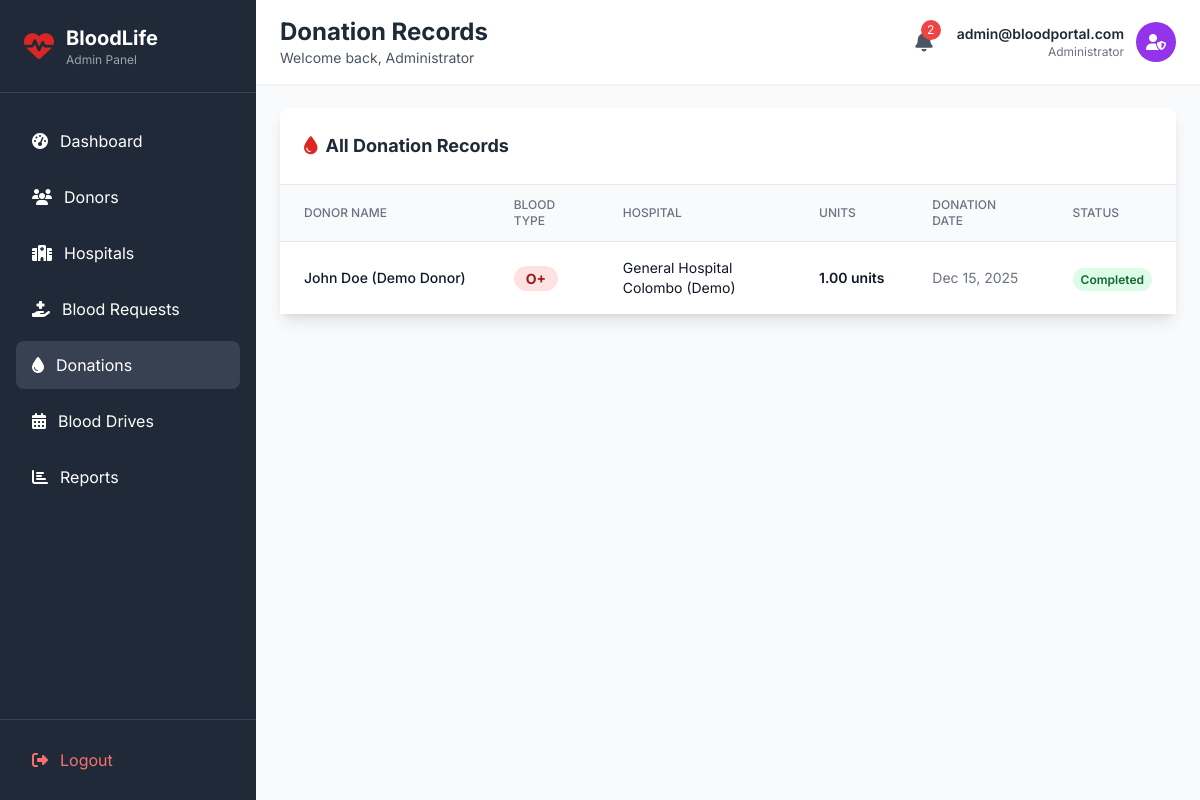
Screenshot of /admin/donations.php (signed in) with the database file from the repository.
### tables this page shows
CREATE TABLE `donations` (
  `donation_id` int(11) NOT NULL,
  `donor_id` int(11) NOT NULL,
  `hospital_id` int(11) NOT NULL,
  `request_id` int(11) DEFAULT NULL,
  `donation_date` date NOT NULL,
  `units_donated` decimal(4,2) NOT NULL,
  `hemoglobin_level` decimal(4,2) DEFAULT NULL,
  `blood_pressure` varchar(20) DEFAULT NULL,
  `donation_type` enum('whole_blood','platelets','plasma') DEFAULT 'whole_blood',
  `status` enum('scheduled','completed','cancelled') DEFAULT 'completed',
  `notes` text DEFAULT NULL,
  `created_at` timestamp NOT NULL DEFAULT current_timestamp()
);

CREATE TABLE `donors` (
  `donor_id` int(11) NOT NULL,
  `user_id` int(11) NOT NULL,
  `full_name` varchar(255) NOT NULL,
  `blood_type` enum('A+','A-','B+','B-','AB+','AB-','O+','O-') NOT NULL,
  `date_of_birth` date NOT NULL,
  `gender` enum('male','female','other') NOT NULL,
  `phone` varchar(20) NOT NULL,
  `address` text NOT NULL,
  `city` varchar(100) NOT NULL,
  `latitude` decimal(10,8) DEFAULT NULL,
  `longitude` decimal(11,8) DEFAULT NULL,
  `last_donation_date` date DEFAULT NULL,
  `total_donations` int(11) DEFAULT 0,
  `is_available` tinyint(1) DEFAULT 1,
  `medical_conditions` text DEFAULT NULL,
  `profile_image` varchar(255) DEFAULT NULL,
  `created_at` timestamp NOT NULL DEFAULT current_timestamp(),
  `updated_at` timestamp NOT NULL DEFAULT current_timestamp() ON UPDATE current_timestamp()
);

CREATE TABLE `hospitals` (
  `hospital_id` int(11) NOT NULL,
  `user_id` int(11) NOT NULL,
  `hospital_name` varchar(255) NOT NULL,
  `registration_number` varchar(100) NOT NULL,
  `phone` varchar(20) NOT NULL,
  `address` text NOT NULL,
  `city` varchar(100) NOT NULL,
  `latitude` decimal(10,8) DEFAULT NULL,
  `longitude` decimal(11,8) DEFAULT NULL,
  `contact_person` varchar(255) NOT NULL,
  `contact_email` varchar(255) NOT NULL,
  `created_at` timestamp NOT NULL DEFAULT current_timestamp(),
  `updated_at` timestamp NOT NULL DEFAULT current_timestamp() ON UPDATE current_timestamp()
);

### admin/donations.php (the view, shortened to what this page needs)
<?php
$db = getDB();
$donationsStmt = $db->query("
    SELECT d.*,
           don.full_name as donor_name, don.blood_type,
           h.hospital_name
    FROM donations d
    JOIN donors don ON d.donor_id = don.donor_id
    LEFT JOIN hospitals h ON d.hospital_id = h.hospital_id
    ORDER BY d.donation_date DESC
");
$donations = $donationsStmt->fetchAll();
?>
<!DOCTYPE html>
<html lang="en">
<head>
    <script src="https://cdn.tailwindcss.com"></script>
    <link rel="stylesheet" href="https://cdnjs.cloudflare.com/ajax/libs/font-awesome/6.4.0/css/all.min.css">
</head>
<body class="bg-gray-50">
    <div class="flex h-screen overflow-hidden">
        <?php include 'includes/sidebar.php'; ?>
        <div class="flex-1 overflow-x-hidden overflow-y-auto">
            <?php include 'includes/header.php'; ?>
            <main class="p-6">
                <div class="bg-white rounded-lg shadow-lg">
                    <div class="p-6 border-b border-gray-200">
                        <h3 class="text-lg font-bold text-gray-800">
                            <i class="fas fa-tint text-red-600 mr-2"></i>All Donation Records
                        </h3>
                    </div>
                    <div class="overflow-x-auto">
                        <table class="min-w-full divide-y divide-gray-200">
                            <thead class="bg-gray-50">
                                <tr>
                                    <th class="px-6 py-3 text-left text-xs font-medium text-gray-500 uppercase">Donor Name</th>
                                    <th class="px-6 py-3 text-left text-xs font-medium text-gray-500 uppercase">Blood Type</th>
                                    <th class="px-6 py-3 text-left text-xs font-medium text-gray-500 uppercase">Hospital</th>
                                    <th class="px-6 py-3 text-left text-xs font-medium text-gray-500 uppercase">Units</th>
                                    <th class="px-6 py-3 text-left text-xs font-medium text-gray-500 uppercase">Donation Date</th>
                                    <th class="px-6 py-3 text-left text-xs font-medium text-gray-500 uppercase">Status</th>
                                </tr>
                            </thead>
                            <tbody class="bg-white divide-y divide-gray-200">
                                <?php foreach ($donations as $donation): ?>
                                <tr class="hover:bg-gray-50">
                                    <td class="px-6 py-4 whitespace-nowrap">
                                        <div class="text-sm font-medium text-gray-900"><?php echo htmlspecialchars($donation['donor_name']); ?></div>
                                    </td>
                                    <td class="px-6 py-4 whitespace-nowrap">
                                        <span class="px-3 py-1 text-sm font-bold bg-red-100 text-red-800 rounded-full">
                                            <?php echo $donation['blood_type']; ?>
                                        </span>
                                    </td>
                                    <td class="px-6 py-4">
                                        <div class="text-sm text-gray-900"><?php echo htmlspecialchars($donation['hospital_name'] ?? 'N/A'); ?></div>
                                    </td>
                                    <td class="px-6 py-4 whitespace-nowrap text-sm text-gray-900 font-semibold"><?php echo $donation['units_donated']; ?> units</td>
                                    <td class="px-6 py-4 whitespace-nowrap text-sm text-gray-500"><?php echo date('M d, Y', strtotime($donation['donation_date'])); ?></td>
                                    <td class="px-6 py-4 whitespace-nowrap">
                                        <?php
                                        $statusColors = [
                                            'completed' => 'bg-green-100 text-green-800',
                                            'scheduled' => 'bg-blue-100 text-blue-800',
                                            'cancelled' => 'bg-red-100 text-red-800'
                                        ];
                                        ?>
                                        <span class="px-2 py-1 text-xs font-semibold rounded-full <?php echo $statusColors[$donation['status']]; ?>">
                                            <?php echo ucfirst($donation['status']); ?>
                                        </span>
                                    </td>
                                </tr>
                                <?php endforeach; ?>
                            </tbody>
                        </table>
                    </div>
                </div>
            </main>
        </div>
    </div>
</body>
</html>

### admin/donations.php (style rules this page uses)
* { font-family: 'Inter', sans-serif; }

### rows the page displays
donations: donor.full_name "John Doe (Demo Donor)", donor.blood_type "O+", hospital.hospital_name "General Hospital Colombo (Demo)", units_donated "1.00", donation_date "Dec 15, 2025", status "Completed"

### other values shown
$pageTitle "Donation Records"
$notifCount "2"
$_SESSION['email'] "admin@bloodportal.com"
